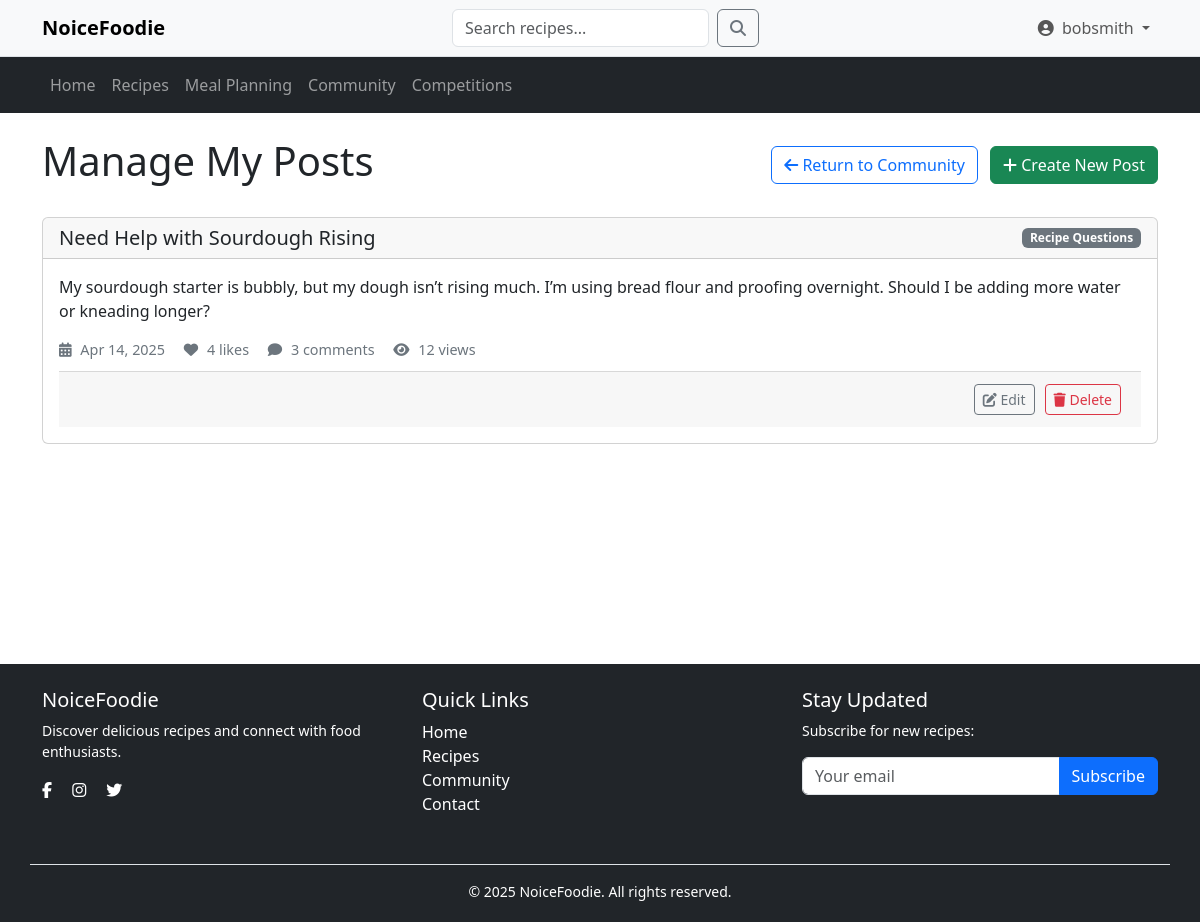
/community/manage_post.php (signed in), run on the app's committed database.
### tables this page shows
CREATE TABLE IF NOT EXISTS discussion_posts (
    post_id INT AUTO_INCREMENT PRIMARY KEY,
    user_id INT NOT NULL,
    title VARCHAR(255) NOT NULL,
    content TEXT NOT NULL,
    image_url VARCHAR(255) DEFAULT NULL,
    category VARCHAR(100) NOT NULL,
    post_date TIMESTAMP DEFAULT CURRENT_TIMESTAMP,
    view_count INT DEFAULT 0,
    like_count INT DEFAULT 0,
    FOREIGN KEY (user_id) REFERENCES usersDB.users(user_id) ON DELETE CASCADE
);

### community/manage_post.php (the view, shortened to what this page needs)
<?php
require_once '../config/db.php';
$user_id = $_SESSION['user_id'];
$posts_stmt = $communityDB->prepare("
    SELECT dp.*,
           (SELECT COUNT(*) FROM post_comments WHERE post_id = dp.post_id) AS comment_count
    FROM discussion_posts dp
    WHERE dp.user_id = ?
    ORDER BY dp.post_date DESC
");
$posts_stmt->execute([$user_id]);
$posts = $posts_stmt->fetchAll(PDO::FETCH_ASSOC);
?>
<!DOCTYPE html>
<html lang="en">
<head>
    <link href="https://cdn.jsdelivr.net/npm/bootstrap@5.3.2/dist/css/bootstrap.min.css" rel="stylesheet">
    <link rel="stylesheet" href="https://cdnjs.cloudflare.com/ajax/libs/font-awesome/6.0.0/css/all.min.css">
    <link rel="stylesheet" href="css/community.css">
</head>
<body>
    <?php include_once '../includes/navigation.php'; ?>
    <div class="container mt-4">
        <div class="d-flex justify-content-between align-items-center mb-4">
            <h1>Manage My Posts</h1>
            <div>
                <a href="community.php" class="btn btn-outline-primary me-2">
                    <i class="fas fa-arrow-left"></i> Return to Community
                </a>
                <a href="create_post.php" class="btn btn-success">
                    <i class="fas fa-plus"></i> Create New Post
                </a>
            </div>
        </div>
        <?php if (empty($posts)): ?>
            <div class="empty-posts">
                <i class="fas fa-comments"></i>
                <h3>You haven't created any posts yet</h3>
                <p class="text-muted">Share your thoughts with the community by creating your first post</p>
                <a href="create_post.php" class="btn btn-primary mt-2">Create Your First Post</a>
            </div>
        <?php else: ?>
            <div class="row">
                <?php foreach ($posts as $post): ?>
                    <div class="col-md-12 mb-4" id="post-container-<?= $post['post_id'] ?>">
                        <div class="card">
                            <div class="card-header d-flex justify-content-between align-items-center">
                                <h5 class="mb-0"><?= htmlspecialchars($post['title']) ?></h5>
                                <span class="badge bg-secondary"><?= htmlspecialchars($post['category']) ?></span>
                            </div>
                            <div class="card-body">
                                <div class="post-content mb-3">
                                    <?= nl2br(htmlspecialchars(substr($post['content'], 0, 300) . (strlen($post['content']) > 300 ? '...' : ''))) ?>
                                </div>
                                <div class="post-stats">
                                    <span><i class="fas fa-calendar-alt"></i> <?= date('M d, Y', strtotime($post['post_date'])) ?></span>
                                    <span><i class="fas fa-heart"></i> <?= $post['like_count'] ?? 0 ?> likes</span>
                                    <span><i class="fas fa-comment"></i> <?= $post['comment_count'] ?? 0 ?> comments</span>
                                    <span><i class="fas fa-eye"></i> <?= $post['view_count'] ?? 0 ?> views</span>
                                </div>
                                <div class="post-actions">
                                    <a href="edit_post.php?id=<?= $post['post_id'] ?>" class="btn btn-sm btn-outline-secondary">
                                        <i class="fas fa-edit"></i> Edit
                                    </a>
                                    <button class="btn btn-sm btn-outline-danger delete-post" data-post-id="<?= $post['post_id'] ?>">
                                        <i class="fas fa-trash"></i> Delete
                                    </button>
                                </div>
                            </div>
                        </div>
                    </div>
                <?php endforeach; ?>
            </div>
        <?php endif; ?>
    </div>
    <?php include_once '../includes/footer.php'; ?>
</body>
</html>

### community/css/community.css (style rules this page uses)
.post-actions { display: flex; justify-content: space-between; padding: 0.75rem 1.25rem; background-color: rgba(0, 0, 0, 0.03); border-top: 1px solid rgba(0, 0, 0, 0.125); }

### community/manage_post.php (style rules this page uses)
.post-actions { display: flex; justify-content: flex-end; gap: 10px; }
.post-stats { color: #6c757d; font-size: 0.9rem; margin-bottom: 10px; }
.post-stats i { margin-right: 5px; }
.post-stats span { margin-right: 15px; }

### data on the page
discussion_posts: title "Need Help with Sourdough Rising", category "Recipe Questions", content "My sourdough starter is bubbly, but my dough isn’t rising much. I’m using bread flour and proofing overnight. Should I be adding more water or kneading longer?", post_date "Apr 14, 2025", like_count "4", comment_count "3", view_count "12"

### other printed values
$_SESSION['username'] "bobsmith"
